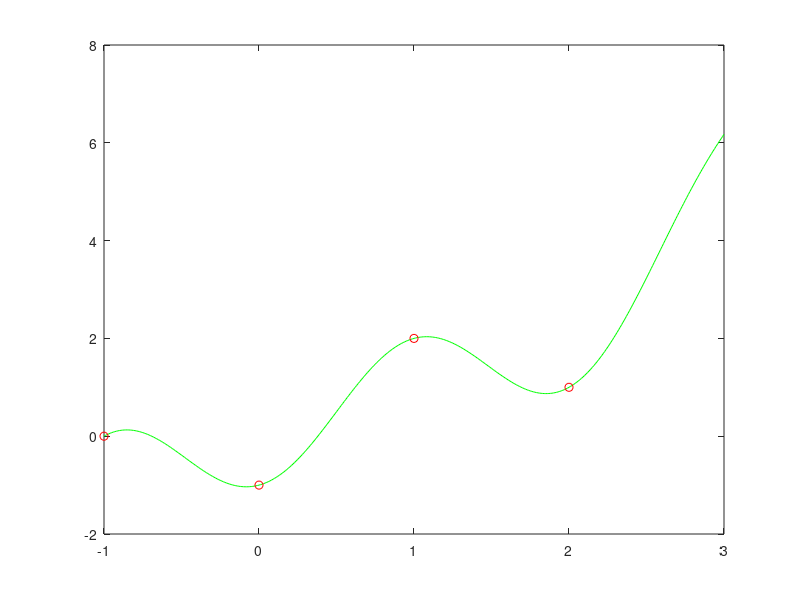

Write the MATLAB code that produced this figure.
clc
clear
%H C = b C?
% Grado 3 ---> p(x)=a+b*e^x+c*e^-x+d*cos(pi*x)
%Base {1, e^x, e^-x, cos(pi*x)}
%     1   e^-1   e      -1
%     1   1      1       1 
% H = 1   e      e^-1   -1 
%     1   e^2    e^-2    1
xi=[-1 0 1 2]';
H=[xi.^0 exp(xi) exp(-xi) cos(pi*xi)]
b=[0 -1 2 1]';
c=H\b;
xx=[-1:0.01:3];
yy=c(1) + c(2).*exp(xx) + c(3).*exp(-xx) + c(4).*cos(pi*xx);
plot(xx, yy, 'g', xi, b, 'ro')
